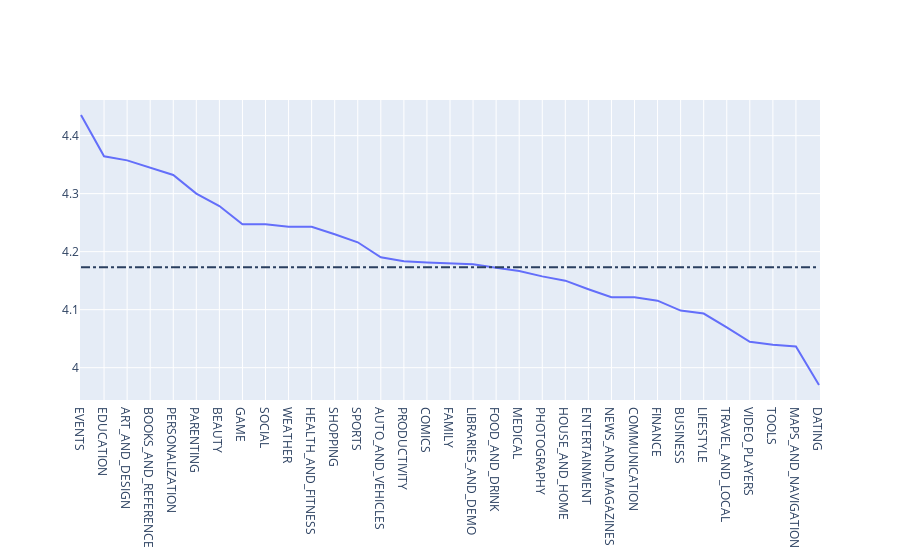

Here is the notebook cell this chart was saved with:
### Code cell
category_average_score=apps.groupby("Category")["Rating"].mean().sort_values(ascending=False)
data = [go.Line(
        x = category_average_score.index,
        y= category_average_score.values)]

# Horizontal dashed line to indicate the average app rating
layout = {'shapes': [{
              'type' :'line',
              'x0': "EVENTS",
              'y0': avg_app_rating,
              'x1': "DATING",
              'y1': avg_app_rating,
              'line': { 'dash': 'dashdot'}
          }]
          }
plotly.offline.iplot({"data":data,"layout":layout})
category_average_score.head(5)

### Figure 1 — Plotly figure (JSON) as saved in the notebook; plotly's stock layout.template omitted (floating-point values rounded to 4 significant figures)
{"data": [{"type": "scatter", "x": ["EVENTS", "EDUCATION", "ART_AND_DESIGN", "BOOKS_AND_REFERENCE", "PERSONALIZATION", "PARENTING", "BEAUTY", "GAME", "SOCIAL", "WEATHER", "HEALTH_AND_FITNESS", "SHOPPING", "SPORTS", "AUTO_AND_VEHICLES", "PRODUCTIVITY", "COMICS", "FAMILY", "LIBRARIES_AND_DEMO", "FOOD_AND_DRINK", "MEDICAL", "PHOTOGRAPHY", "HOUSE_AND_HOME", "ENTERTAINMENT", "NEWS_AND_MAGAZINES", "COMMUNICATION", "FINANCE", "BUSINESS", "LIFESTYLE", "TRAVEL_AND_LOCAL", "VIDEO_PLAYERS", "TOOLS", "MAPS_AND_NAVIGATION", "DATING"], "y": [4.436, 4.364, 4.357, 4.345, 4.332, 4.3, 4.279, 4.247, 4.247, 4.243, 4.243, 4.23, 4.216, 4.19, 4.183, 4.181, 4.18, 4.178, 4.172, 4.167, 4.157, 4.15, 4.135, 4.122, 4.121, 4.116, 4.098, 4.093, 4.07, 4.045, 4.04, 4.036, 3.97]}], "layout": {"shapes": [{"line": {"dash": "dashdot"}, "type": "line", "x0": "EVENTS", "x1": "DATING", "y0": 4.173, "y1": 4.173}]}}
